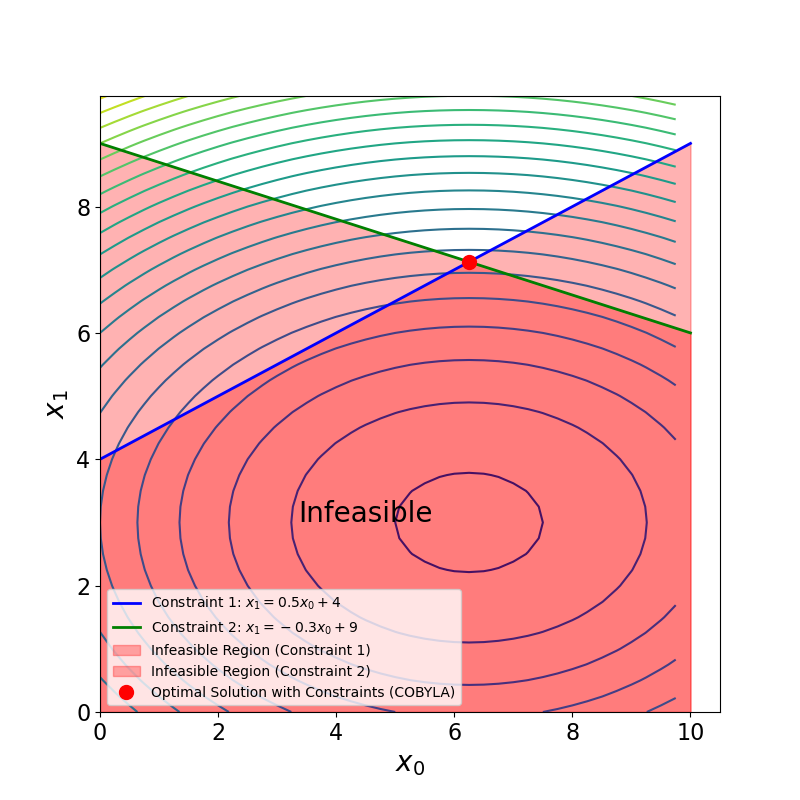

The script that saved this image:
import numpy as np
import matplotlib.pyplot as plt
from scipy.optimize import minimize

# Define the range for the variables
x0 = np.arange(0, 10, 0.25)
x1 = np.arange(0, 10, 0.25)

# Create a meshgrid for the variables
X0, X1 = np.meshgrid(x0, x1)

# Define the cost function


def objective_function(x):
    return 0.4 * x[0] ** 2 - 5 * x[0] + x[1] ** 2 - 6 * x[1]


# Calculate cost using the meshgrid values
cost = 0.4 * X0 ** 2 - 5 * X0 + X1 ** 2 - 6 * X1

# Define the first inequality constraint function


def constraint1(x):
    x0 = x[0]
    x1 = x[1]
    # First constraint equation (should be >= 0)
    return x1 - 0.5 * x0 - 4

# Define the second inequality constraint function


def constraint2(x):
    x0 = x[0]
    x1 = x[1]
    # Second constraint equation (should be >= 0)
    return x1 + 0.3 * x0 - 9


# Create a plot
fig, ax = plt.subplots(1, 1)

# Plot the contour of the cost function
cp = ax.contour(X0, X1, cost, levels=20)

# Plot the line of the first constraint (x1 = 0.5 * x0 + 4)
x_constraint1 = np.linspace(0, 10, 400)
y_constraint1 = 0.5 * x_constraint1 + 4
ax.plot(x_constraint1, y_constraint1, 'b-', linewidth=2,
        label='Constraint 1: $x_1 = 0.5x_0 + 4$')

# Plot the line of the second constraint (x1 = -0.3 * x0 + 9)
y_constraint2 = -0.3 * x_constraint1 + 9
ax.plot(x_constraint1, y_constraint2, 'g-', linewidth=2,
        label='Constraint 2: $x_1 = -0.3x_0 + 9$')

# Fill the infeasible region below both constraints
ax.fill_between(x_constraint1, y_constraint1, 0, color='red',
                alpha=0.3, label='Infeasible Region (Constraint 1)')
ax.fill_between(x_constraint1, y_constraint2, 0, color='red',
                alpha=0.3, label='Infeasible Region (Constraint 2)')

# Set the font size for ticks
plt.xticks(fontsize=16)
plt.yticks(fontsize=16)

# Set figure size
fig = plt.gcf()
fig.set_size_inches(8, 8)

# Set labels for x and y axes
ax.set_xlabel(r'$x_{0}$', fontsize=20)
ax.set_ylabel(r'$x_{1}$', fontsize=20)

# Define the bounds for each decision variable
bounds = [(0, 10), (0, 10)]

# Initial guess for the decision variables
initial_guess = [0, 0]

# Define constraints in a list of dictionaries format
cons = [{'type': 'ineq', 'fun': constraint1},
        {'type': 'ineq', 'fun': constraint2}]

# Perform the optimization using COBYLA
opt = minimize(objective_function, initial_guess,
               method='COBYLA', constraints=cons)

# Extract the optimal solution
optimal_x0, optimal_x1 = opt.x

# Plot the solution on the contour plot
ax.plot(optimal_x0, optimal_x1, 'ro', markersize=10,
        label='Optimal Solution with Constraints (COBYLA)')

# Add a text label for the infeasible region
ax.text(4.5, 3, 'Infeasible', fontsize=20, color='black', ha='center')

# Show the plot with the solution
plt.legend()
plt.savefig('constraints-cobyla.png')
plt.show()

# Print the result of the optimization
print(opt)
